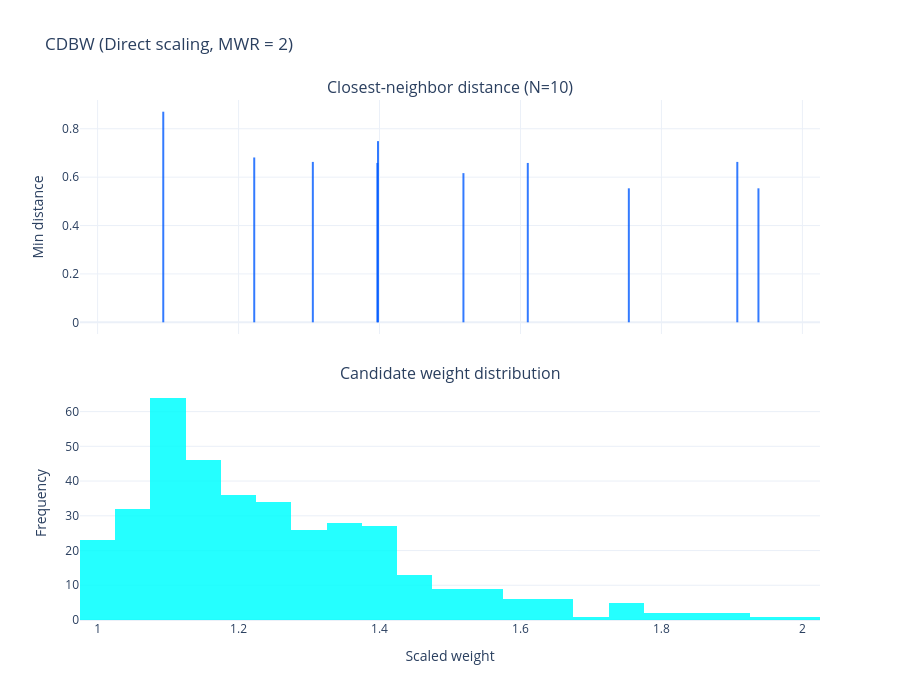

Notebook code for this chart:
### Markdown cell above
## 3. CDBW plots: Direct vs Ranked

Comparing the CDBW plots highlights the difference between the two scaling
methods. Under **Direct** scaling the weight histogram keeps the original skewed
shape; under **Ranked** scaling the histogram is far more even (roughly equal
counts per bin).

### Code cell
def cdbw(method, mwr):
    result = results[(method, mwr)]
    return plot_nonuniform_weights(
        result.scaled_design[INPUTS].to_numpy(),
        result.scaled_design[WEIGHT].to_numpy(),
        scale_weights(candidate[WEIGHT].to_numpy(), method=method, mwr=mwr),
        title=f"CDBW ({'Direct' if method == 'direct_mwr' else 'Ranked'} scaling, MWR = {mwr})",
    )

cdbw("direct_mwr", 2)

### Figure 1 — Plotly figure (JSON) as saved in the notebook; plotly's stock layout.template omitted (floating-point values rounded to 4 significant figures; data arrays with more than 128 entries replaced by an {"elided": "..."} marker saying what was removed)
{"data": [{"line": {"color": "rgba(0, 90, 255, 0.80)", "width": 2}, "mode": "lines", "showlegend": false, "type": "scatter", "x": [1.938, 1.938], "xaxis": "x", "y": [0, 0.5538], "yaxis": "y"}, {"line": {"color": "rgba(0, 90, 255, 0.80)", "width": 2}, "mode": "lines", "showlegend": false, "type": "scatter", "x": [1.61, 1.61], "xaxis": "x", "y": [0, 0.6586], "yaxis": "y"}, {"line": {"color": "rgba(0, 90, 255, 0.80)", "width": 2}, "mode": "lines", "showlegend": false, "type": "scatter", "x": [1.754, 1.754], "xaxis": "x", "y": [0, 0.5538], "yaxis": "y"}, {"line": {"color": "rgba(0, 90, 255, 0.80)", "width": 2}, "mode": "lines", "showlegend": false, "type": "scatter", "x": [1.093, 1.093], "xaxis": "x", "y": [0, 0.8704], "yaxis": "y"}, {"line": {"color": "rgba(0, 90, 255, 0.80)", "width": 2}, "mode": "lines", "showlegend": false, "type": "scatter", "x": [1.305, 1.305], "xaxis": "x", "y": [0, 0.663], "yaxis": "y"}, {"line": {"color": "rgba(0, 90, 255, 0.80)", "width": 2}, "mode": "lines", "showlegend": false, "type": "scatter", "x": [1.908, 1.908], "xaxis": "x", "y": [0, 0.663], "yaxis": "y"}, {"line": {"color": "rgba(0, 90, 255, 0.80)", "width": 2}, "mode": "lines", "showlegend": false, "type": "scatter", "x": [1.519, 1.519], "xaxis": "x", "y": [0, 0.6165], "yaxis": "y"}, {"line": {"color": "rgba(0, 90, 255, 0.80)", "width": 2}, "mode": "lines", "showlegend": false, "type": "scatter", "x": [1.398, 1.398], "xaxis": "x", "y": [0, 0.7489], "yaxis": "y"}, {"line": {"color": "rgba(0, 90, 255, 0.80)", "width": 2}, "mode": "lines", "showlegend": false, "type": "scatter", "x": [1.397, 1.397], "xaxis": "x", "y": [0, 0.6586], "yaxis": "y"}, {"line": {"color": "rgba(0, 90, 255, 0.80)", "width": 2}, "mode": "lines", "showlegend": false, "type": "scatter", "x": [1.222, 1.222], "xaxis": "x", "y": [0, 0.6813], "yaxis": "y"}, {"marker": {"color": "rgba(0, 255, 255, 1.0)"}, "opacity": 0.85, "showlegend": false, "type": "histogram", "x": {"elided": "373 float values"}, "xaxis": "x2", "yaxis": "y2"}], "layout": {"annotations": [{"font": {"size": 16}, "showarrow": false, "text": "Closest-neighbor distance (N=10)", "x": 0.5, "xanchor": "center", "xref": "paper", "y": 1, "yanchor": "bottom", "yref": "paper"}, {"font": {"size": 16}, "showarrow": false, "text": "Candidate weight distribution", "x": 0.5, "xanchor": "center", "xref": "paper", "y": 0.45, "yanchor": "bottom", "yref": "paper"}], "height": 700, "title": {"text": "CDBW (Direct scaling, MWR = 2)"}, "width": 900, "xaxis": {"anchor": "y", "domain": [0, 1], "matches": "x2", "showticklabels": false}, "xaxis2": {"anchor": "y2", "domain": [0, 1], "title": {"text": "Scaled weight"}}, "yaxis": {"anchor": "x", "domain": [0.55, 1], "title": {"text": "Min distance"}}, "yaxis2": {"anchor": "x2", "domain": [0, 0.45], "title": {"text": "Frequency"}}}}
